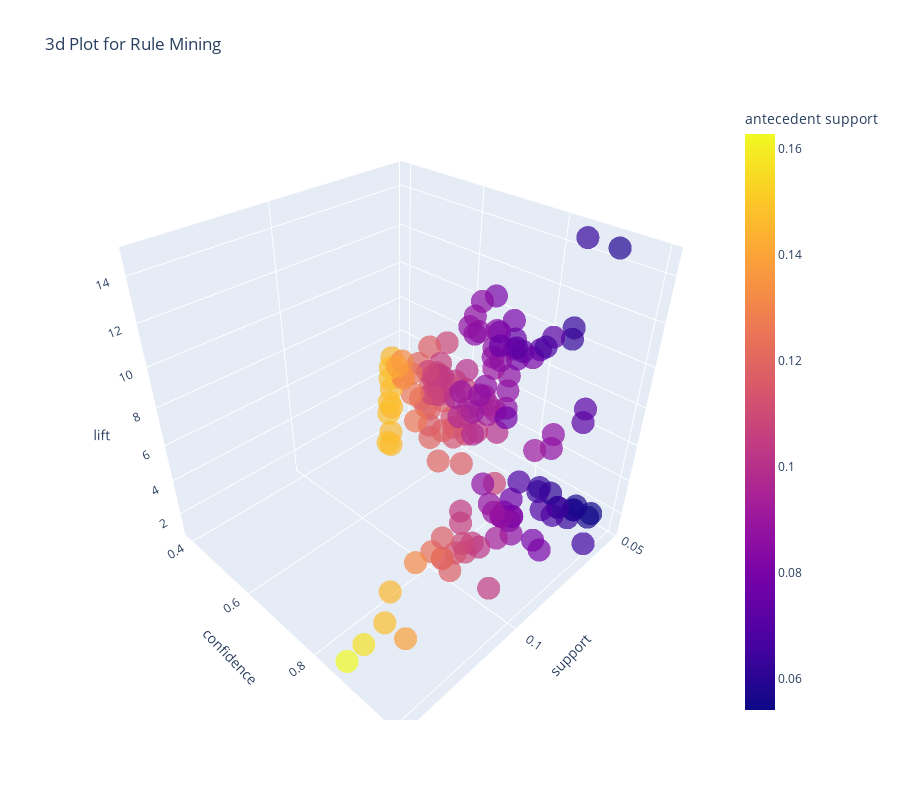

This figure's notebook cell:
### Markdown cell above
### Analyze Model

### モデルの分析

### Code cell
plot_model(model, plot='3d')

### Figure 1 — Plotly figure (JSON) as saved in the notebook; plotly's stock layout.template omitted (floating-point values rounded to 4 significant figures; data arrays with more than 128 entries replaced by an {"elided": "..."} marker saying what was removed)
{"data": [{"customdata": {"elided": "154 rows, 402 str values in total"}, "hovertemplate": "support=%{x}<br>confidence=%{y}<br>lift=%{z}<br>antecedents=%{customdata[0]}<br>consequents=%{customdata[1]}<br>antecedent support=%{marker.color}<extra></extra>", "legendgroup": "", "marker": {"color": {"elided": "154 float values"}, "coloraxis": "coloraxis", "opacity": 0.7, "symbol": "circle"}, "mode": "markers", "name": "", "scene": "scene", "showlegend": false, "type": "scatter3d", "x": {"elided": "154 float values"}, "y": {"elided": "154 float values"}, "z": {"elided": "154 float values"}}], "layout": {"coloraxis": {"colorbar": {"title": {"text": "antecedent support"}}, "colorscale": [[0, "#0d0887"], [0.1111, "#46039f"], [0.2222, "#7201a8"], [0.3333, "#9c179e"], [0.4444, "#bd3786"], [0.5556, "#d8576b"], [0.6667, "#ed7953"], [0.7778, "#fb9f3a"], [0.8889, "#fdca26"], [1, "#f0f921"]]}, "height": 800, "legend": {"tracegroupgap": 0}, "scene": {"domain": {"x": [0, 1], "y": [0, 1]}, "xaxis": {"title": {"text": "support"}}, "yaxis": {"title": {"text": "confidence"}}, "zaxis": {"title": {"text": "lift"}}}, "title": {"text": "3d Plot for Rule Mining"}, "width": 900}}
